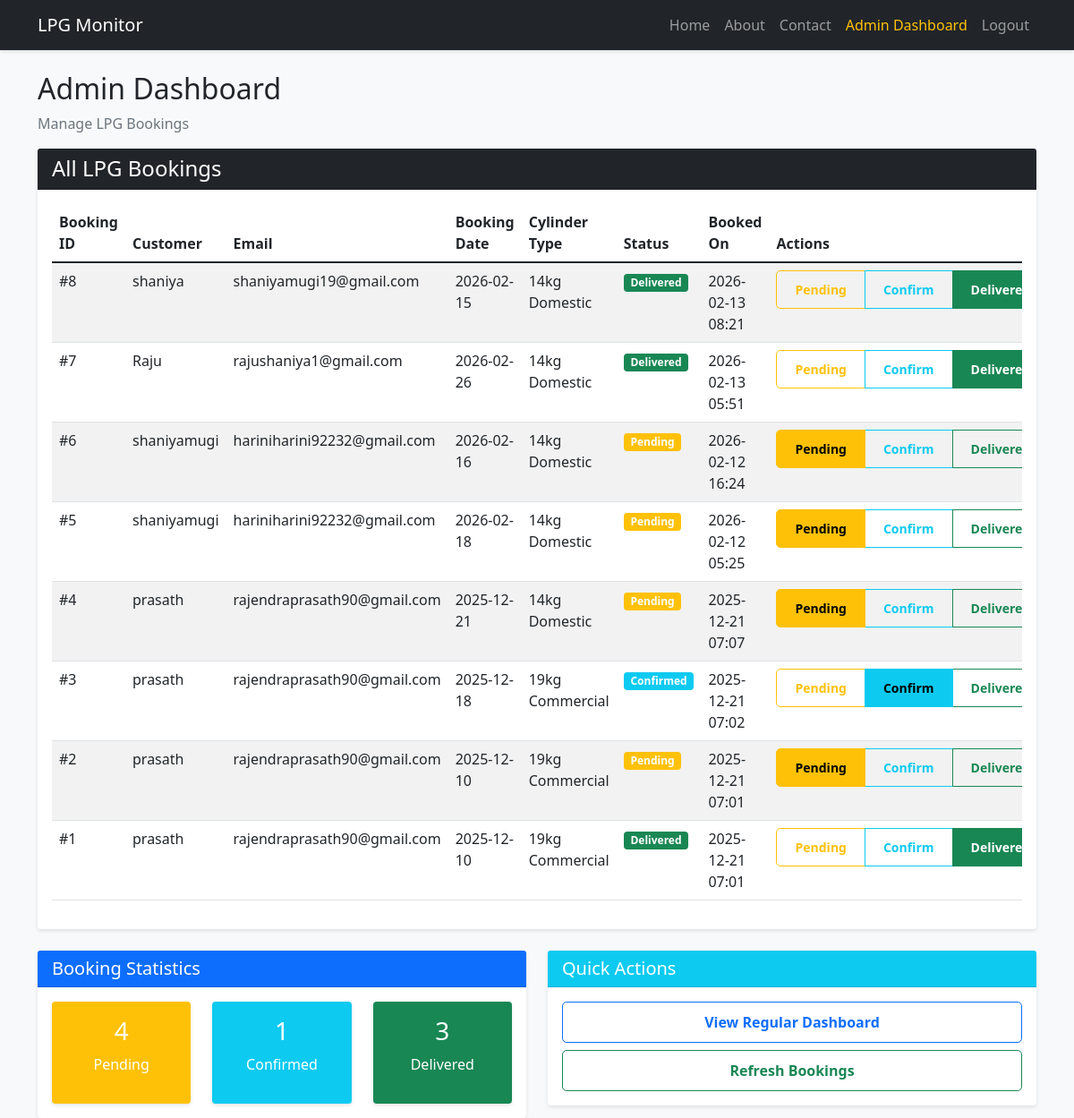
The page /admin (signed in) on the database its author committed.
### models.py (models this page shows, shortened)
class Booking(db.Model):  # NEW: Booking model
    id = db.Column(db.Integer, primary_key=True)
    user_id = db.Column(db.Integer, db.ForeignKey('user.id'), nullable=False)
    booking_date = db.Column(db.String(50), nullable=False)
    cylinder_type = db.Column(db.String(20), nullable=False)
    status = db.Column(db.String(20), default='Pending')  # Pending, Confirmed, Delivered
    created_at = db.Column(db.DateTime, default=datetime.utcnow)
    user = db.relationship('User', backref='bookings')

class User(UserMixin, db.Model):
    id = db.Column(db.Integer, primary_key=True)
    username = db.Column(db.String(80), unique=True, nullable=False)
    email = db.Column(db.String(120), unique=True, nullable=False)
    password_hash = db.Column(db.String(200))
    is_admin = db.Column(db.Boolean, default=False)  # NEW: Admin flag
    created_at = db.Column(db.DateTime, default=datetime.utcnow)

### app.py (the view)
@app.route('/admin')
@login_required
def admin_dashboard():
    if not current_user.is_admin:
        flash("Unauthorized access", "danger")
        return redirect(url_for('index'))
    bookings = Booking.query.order_by(Booking.created_at.desc()).all()
    return render_template("admin_dashboard.html", bookings=bookings)

### app.py (called while the page is built)
@login_manager.user_loader
def load_user(user_id):
    return User.query.get(int(user_id))

### templates/admin_dashboard.html (shortened to what this page needs)
{% extends "base.html" %}
{% block content %}
<h2>Admin Dashboard</h2>
<p class="text-muted">Manage LPG Bookings</p>
<div class="row">
    <div class="col-12">
        <div class="card">
            <div class="card-header bg-dark text-white">
                <h4 class="mb-0">All LPG Bookings</h4>
            </div>
            <div class="card-body">
                <div class="table-responsive">
                    <table class="table table-striped table-hover">
                        <thead>
                            <tr>
                                <th>Booking ID</th>
                                <th>Customer</th>
                                <th>Email</th>
                                <th>Booking Date</th>
                                <th>Cylinder Type</th>
                                <th>Status</th>
                                <th>Booked On</th>
                                <th>Actions</th>
                            </tr>
                        </thead>
                        <tbody>
                            {% for booking in bookings %}
                            <tr>
                                <td>#{{ booking.id }}</td>
                                <td>{{ booking.user.username }}</td>
                                <td>{{ booking.user.email }}</td>
                                <td>{{ booking.booking_date }}</td>
                                <td>
                                    {% if booking.cylinder_type == '14kg' %}
                                        14kg Domestic
                                    {% elif booking.cylinder_type == '19kg' %}
                                        19kg Commercial
                                    {% elif booking.cylinder_type == '5kg' %}
                                        5kg Portable
                                    {% else %}
                                        {{ booking.cylinder_type }}
                                    {% endif %}
                                </td>
                                <td>
                                    <span class="badge
                                        {% if booking.status == 'Pending' %}bg-warning
                                        {% elif booking.status == 'Confirmed' %}bg-info
                                        {% elif booking.status == 'Delivered' %}bg-success
                                        {% endif %}">
                                        {{ booking.status }}
                                    </span>
                                </td>
                                <td>{{ booking.created_at.strftime('%Y-%m-%d %H:%M') }}</td>
                                <td>
                                    <form method="POST" action="{{ url_for('update_booking_status', booking_id=booking.id) }}" class="d-inline">
                                        <div class="btn-group">
                                            <button type="submit" name="status" value="Pending"
                                                    class="btn btn-sm btn-outline-warning {% if booking.status == 'Pending' %}active{% endif %}">
                                                Pending
                                            </button>
                                            <button type="submit" name="status" value="Confirmed"
                                                    class="btn btn-sm btn-outline-info {% if booking.status == 'Confirmed' %}active{% endif %}">
                                                Confirm
                                            </button>
                                            <button type="submit" name="status" value="Delivered"
                                                    class="btn btn-sm btn-outline-success {% if booking.status == 'Delivered' %}active{% endif %}">
                                                Delivered
                                            </button>
                                        </div>
                                    </form>
                                </td>
                            </tr>
                            {% else %}
                            <tr>
                                <td colspan="8" class="text-center">No bookings found</td>
                            </tr>
                            {% endfor %}
                        </tbody>
                    </table>
                </div>
            </div>
        </div>
    </div>
</div>
<div class="row mt-4">
    <div class="col-md-6">
        <div class="card">
            <div class="card-header bg-primary text-white">
                <h5 class="mb-0">Booking Statistics</h5>
            </div>
            <div class="card-body">
                <div class="row text-center">
                    <div class="col-4">
                        <div class="card bg-warning text-white">
                            <div class="card-body">
                                <h3>{{ bookings|selectattr('status', 'equalto', 'Pending')|list|length }}</h3>
                                <p>Pending</p>
                            </div>
                        </div>
                    </div>
                    <div class="col-4">
                        <div class="card bg-info text-white">
                            <div class="card-body">
                                <h3>{{ bookings|selectattr('status', 'equalto', 'Confirmed')|list|length }}</h3>
                                <p>Confirmed</p>
                            </div>
                        </div>
                    </div>
                    <div class="col-4">
                        <div class="card bg-success text-white">
                            <div class="card-body">
                                <h3>{{ bookings|selectattr('status', 'equalto', 'Delivered')|list|length }}</h3>
                                <p>Delivered</p>
                            </div>
                        </div>
                    </div>
                </div>
            </div>
        </div>
    </div>
    <div class="col-md-6">
        <div class="card">
            <div class="card-header bg-info text-white">
                <h5 class="mb-0">Quick Actions</h5>
            </div>
            <div class="card-body">
                <div class="d-grid gap-2">
                    <a href="{{ url_for('dashboard') }}" class="btn btn-outline-primary">
                        View Regular Dashboard
                    </a>
                    <button class="btn btn-outline-success" onclick="location.reload()">
                        Refresh Bookings
                    </button>
                </div>
            </div>
        </div>
    </div>
</div>
{% endblock %}

### templates/base.html (shortened to what this page needs)
<!DOCTYPE html>
<html lang="en">
<head>
    <link rel="stylesheet" href="https://cdnjs.cloudflare.com/ajax/libs/bootstrap/5.1.3/css/bootstrap.min.css">
    <link rel="stylesheet" href="{{ url_for('static', filename='css/style.css') }}">
</head>
<body>
    <nav class="navbar navbar-expand-lg navbar-dark bg-dark">
        <div class="container">
            <a class="navbar-brand" href="{{ url_for('index') }}">LPG Monitor</a>
            <div class="collapse navbar-collapse" id="navbarNav">
                <ul class="navbar-nav ms-auto">
                    <li class="nav-item">
                        <a class="nav-link" href="{{ url_for('index') }}">Home</a>
                    </li>
                    <li class="nav-item">
                        <a class="nav-link" href="{{ url_for('about') }}">About</a>
                    </li>
                    <li class="nav-item">
                        <a class="nav-link" href="{{ url_for('contact') }}">Contact</a>
                    </li>
                    {% if current_user.is_authenticated %}
                        {% if current_user.is_admin %}
                            <li class="nav-item">
                                <a class="nav-link text-warning" href="{{ url_for('admin_dashboard') }}">Admin Dashboard</a>
                            </li>
                        {% else %}
                            <li class="nav-item">
                                <a class="nav-link" href="{{ url_for('dashboard') }}">Dashboard</a>
                            </li>
                        {% endif %}
                        <li class="nav-item">
                            <a class="nav-link" href="{{ url_for('logout') }}">Logout</a>
                        </li>
                    {% endif %}
                </ul>
            </div>
        </div>
    </nav>
    <div class="container mt-4">
        {% block content %}{% endblock %}
    </div>
</body>
</html>

### static/css/style.css (style rules this page uses)
body { background-color: #f8f9fa; min-height: 100vh; display: flex; flex-direction: column; }
.navbar { box-shadow: 0 2px 4px rgba(0,0,0,.1); }
.container { flex: 1; }
.card { box-shadow: 0 2px 4px rgba(0,0,0,.1); border: none; transition: transform 0.2s; }
.btn { border-radius: 5px; padding: 10px 20px; font-weight: 600; }

### rows shown on the page
Booking: id "8", user.username "shaniya", user.email "shaniyamugi19@gmail.com", booking_date "2026-02-15", cylinder_type "14kg Domestic", status "Delivered", created_at "2026-02-13 08:21"
Booking: id "7", user.username "Raju", user.email "rajushaniya1@gmail.com", booking_date "2026-02-26", cylinder_type "14kg Domestic", status "Delivered", created_at "2026-02-13 05:51"
Booking: id "6", user.username "shaniyamugi", user.email "hariniharini92232@gmail.com", booking_date "2026-02-16", cylinder_type "14kg Domestic", status "Pending", created_at "2026-02-12 16:24"
Booking: id "5", user.username "shaniyamugi", user.email "hariniharini92232@gmail.com", booking_date "2026-02-18", cylinder_type "14kg Domestic", status "Pending", created_at "2026-02-12 05:25"
Booking: id "4", user.username "prasath", user.email "rajendraprasath90@gmail.com", booking_date "2025-12-21", cylinder_type "14kg Domestic", status "Pending", created_at "2025-12-21 07:07"
Booking: id "3", user.username "prasath", user.email "rajendraprasath90@gmail.com", booking_date "2025-12-18", cylinder_type "19kg Commercial", status "Confirmed", created_at "2025-12-21 07:02"
Booking: id "2", user.username "prasath", user.email "rajendraprasath90@gmail.com", booking_date "2025-12-10", cylinder_type "19kg Commercial", status "Pending", created_at "2025-12-21 07:01"
Booking: id "1", user.username "prasath", user.email "rajendraprasath90@gmail.com", booking_date "2025-12-10", cylinder_type "19kg Commercial", status "Delivered", created_at "2025-12-21 07:01"

### other values the page prints
{{ bookings|selectattr('status', 'equalto', 'Pending')|list|length }} "4"
{{ bookings|selectattr('status', 'equalto', 'Confirmed')|list|length }} "1"
{{ bookings|selectattr('status', 'equalto', 'Delivered')|list|length }} "3"
